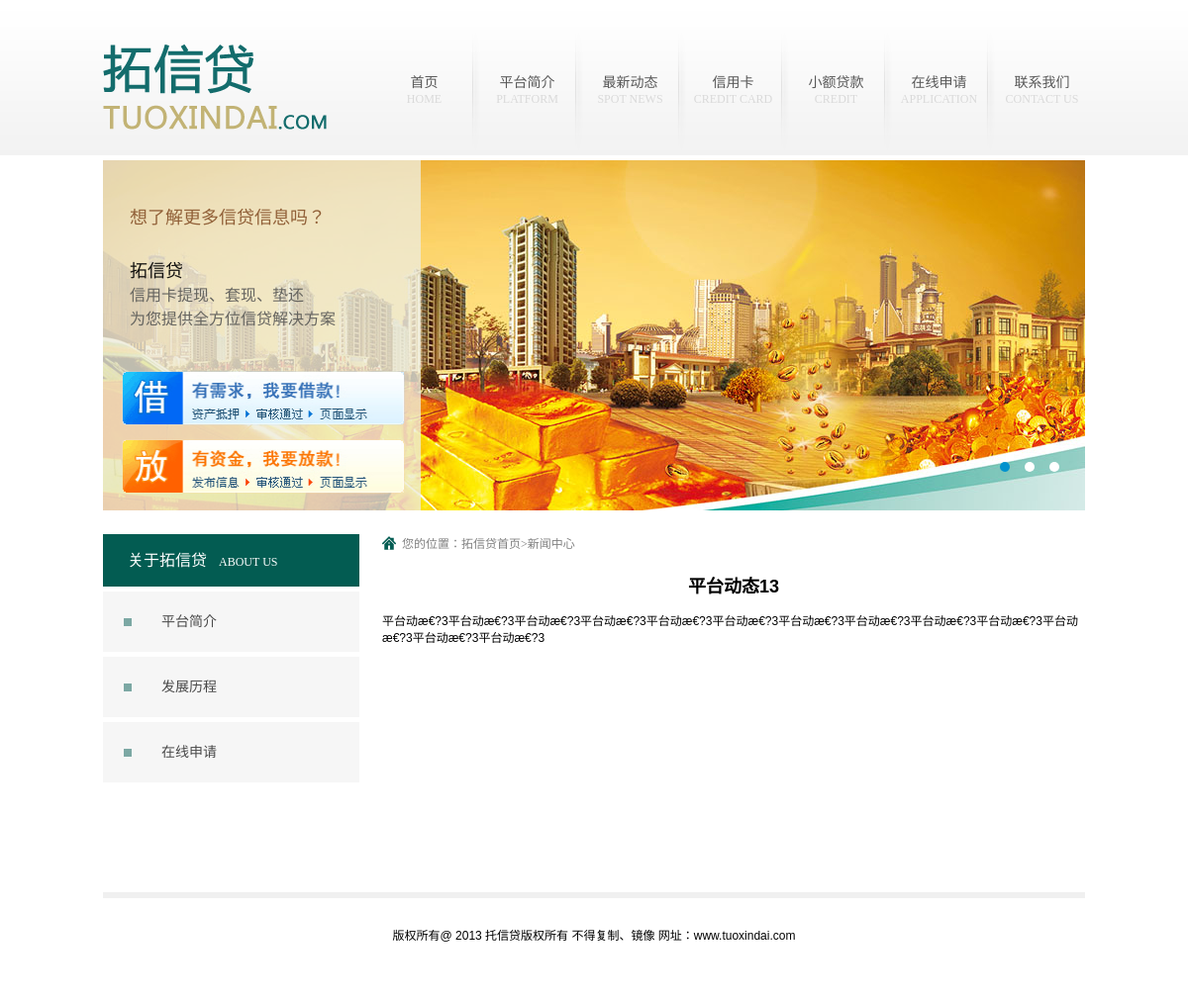
Screenshot of /NewsInfo.php?id=13 with the database file from the repository.
### tables this page shows
CREATE TABLE IF NOT EXISTS `news` (
  `ID` int(10) NOT NULL AUTO_INCREMENT,
  `Tit` varchar(200) NOT NULL,
  `Content` longblob,
  `ClassID` int(10) NOT NULL,
  `DShow` tinyint(1) NOT NULL DEFAULT '0',
  `DOrder` int(11) NOT NULL DEFAULT '0',
  `Addtime` datetime NOT NULL,
  PRIMARY KEY (`ID`)
);

### NewsInfo.php (the view, shortened to what this page needs)
<?php
$aid=$_GET['id'];
?>
<!DOCTYPE html PUBLIC "-//W3C//DTD XHTML 1.0 Transitional//EN" "http://www.w3.org/TR/xhtml1/DTD/xhtml1-transitional.dtd">
<html xmlns="http://www.w3.org/1999/xhtml">
<head>
<link href="css/style.css" rel="stylesheet" media="screen" type="text/css" />
<link href="css/tabMenu.css" rel="stylesheet" media="screen" type="text/css" />
<link rel="stylesheet" type="text/css" href="jdt/css/jquery.jslides.css" media="screen" />
</head>
<body class="singlepage">
<?php include 'header.php'; ?>
<div class="w992">
<?php include 'left.php'; ?>
<?php
$querySel = "select * from news where ID =".$aid ;
$result = mysql_query($querySel) or die(mysql_error());
$row=mysql_fetch_array($result);
?>
    <div class="right">
		<div class="position">您的位置：拓信贷首页>新闻中心 </div>
        <div class="content">
        <center><h2><?php echo $row['Tit'];?></h2></center>
        <br />
			<?php echo $row['Content'];?>
        </div>
    </div>
</div>
<?php include 'footer.php'; ?>
</body>
</html>

### css/style.css (style rules this page uses)
* { padding:0px; margin:0px; }
html { background:#FFF; }
body { font:12px Verdana,Arial,Tahoma; }
.w992 { width:992px; overflow:hidden; margin:24px auto; }
.w992 .right { width:710px; overflow:hidden; float:right; }
.w992 .right .position { background:url(../images/house.png) left no-repeat; padding-left:20px; font-family:"宋体"; font-size:12px; color:#818181; }
.w992 .right .content { width:100%; overflow:hidden; margin-top:20px; min-height:300px; position:relative; }

### rows the page displays
news: Tit "平台动态13", Content "平台动æ€?3平台动æ€?3平台动æ€?3平台动æ€?3平台动æ€?3平台动æ€?3平台动æ€?3平台动æ€?3平台动æ€?3平台动æ€?3平台动æ€?3平台动æ€?3平台动æ€?3"
